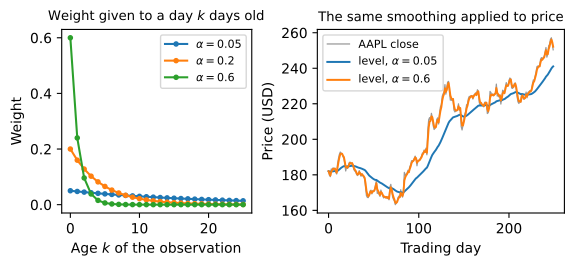

Generate this figure with Python:
"""Section 2.7 - Exponential smoothing. Figure plus every number quoted."""
import numpy as np
import pandas as pd
import matplotlib.pyplot as plt
from pathlib import Path

ALPHAS = [0.05, 0.2, 0.6]


def ses(x, alpha):
    """Simple exponential smoothing: l_t = alpha x_t + (1-alpha) l_{t-1}."""
    l = np.empty(len(x))
    l[0] = x[0]
    for t in range(1, len(x)):
        l[t] = alpha * x[t] + (1 - alpha) * l[t - 1]
    return l


px = pd.read_csv("aapl.csv", index_col=0)["Close"].values
window = px[-250:]

fig, axes = plt.subplots(1, 2, figsize=(6.5, 2.7),
                         gridspec_kw={"width_ratios": [1, 1.3], "wspace": 0.3})

k = np.arange(0, 26)
for a in ALPHAS:
    axes[0].plot(k, a * (1 - a) ** k, "o-", ms=3, label=f"$\\alpha={a}$")
axes[0].set_title("Weight given to a day $k$ days old", fontsize=9.5)
axes[0].set_xlabel("Age $k$ of the observation")
axes[0].set_ylabel("Weight")
axes[0].legend(fontsize=8)

axes[1].plot(window, color="0.6", lw=0.9, label="AAPL close")
for a in [0.05, 0.6]:
    axes[1].plot(ses(window, a), lw=1.4, label=f"level, $\\alpha={a}$")
axes[1].set_title("The same smoothing applied to price", fontsize=9.5)
axes[1].set_xlabel("Trading day")
axes[1].set_ylabel("Price (USD)")
axes[1].legend(fontsize=8, loc="upper left")

fig.subplots_adjust(bottom=0.2)
fig.savefig("fig_ets.pdf", bbox_inches="tight")

print("alpha  weight on today  half-life (days)  weight still on day 25")
for a in ALPHAS:
    half = np.log(0.5) / np.log(1 - a)
    print(f" {a:<5} {a:>14.2f} {half:>17.1f} {a*(1-a)**25:>22.5f}")

# how well does the smoothed level predict tomorrow, versus the naive forecast?
print("\none-step-ahead RMSE on the full AAPL price series:")
print(f"  naive (yesterday's price)      {np.sqrt(np.mean(np.diff(px)**2)):.3f}")
for a in ALPHAS:
    l = ses(px, a)
    print(f"  exponential smoothing a={a:<5}  {np.sqrt(np.mean((px[1:] - l[:-1])**2)):.3f}")
